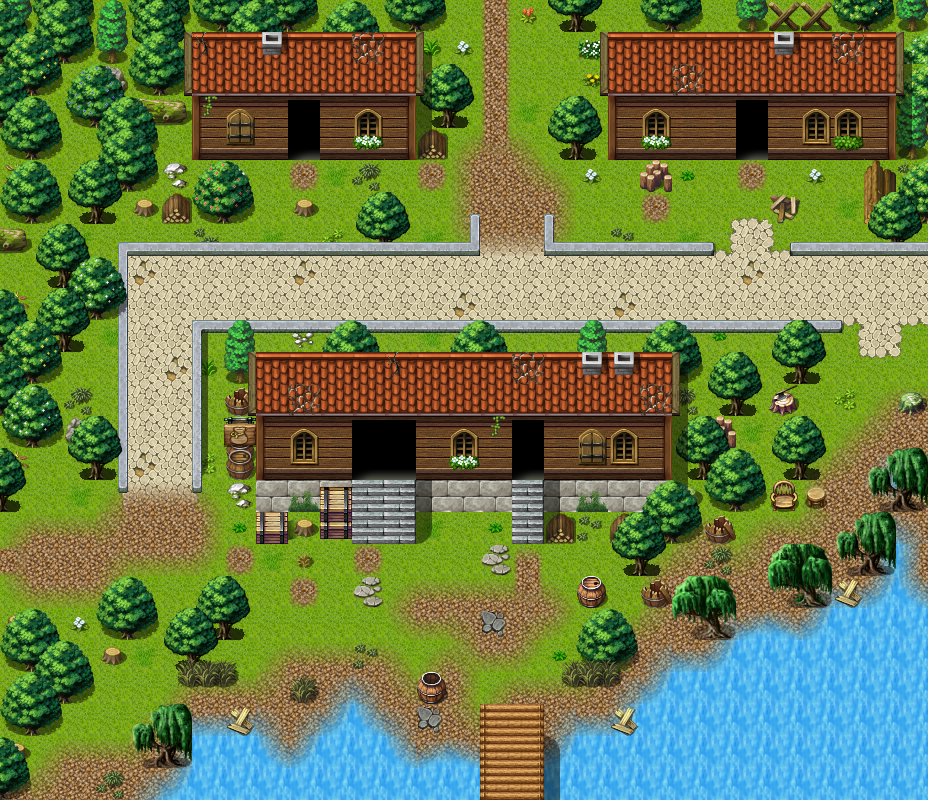

Rendered tile map (Tiled .tmx) drawn with the repository's tilesets; below, a short description and the map source with its tile grids summarised:
An orthogonal 29x25 tile map with 32x32 px tiles, 4 tile layers (Base, Ground, Objects, Above), 1 hidden layer not drawn, 70 tilesets and 12 objects (8x mapchange, 4x spawn).

<map version="1.10" tiledversion="1.11.2" orientation="orthogonal" renderorder="right-down" width="29" height="25" tilewidth="32" tileheight="32" infinite="0" nextlayerid="10" nextobjectid="13">
 <properties>
  <property name="outdoors" value="1" />
 </properties>
 <tileset firstgid="1" name="map_bed_1" tilewidth="32" tileheight="32" tilecount="160" columns="16">
  <image source="../drawable/map_bed_1.png" width="512" height="320" />
 </tileset>
 <tileset firstgid="161" name="map_border_1" tilewidth="32" tileheight="32" tilecount="128" columns="16">
  <image source="../drawable/map_border_1.png" width="512" height="256" />
 </tileset>
 <tileset firstgid="289" name="map_bridge_1" tilewidth="32" tileheight="32" tilecount="128" columns="16">
  <image source="../drawable/map_bridge_1.png" width="512" height="256" />
 </tileset>
 <tileset firstgid="417" name="map_bridge_2" tilewidth="32" tileheight="32" tilecount="128" columns="16">
  <image source="../drawable/map_bridge_2.png" width="512" height="256" />
 </tileset>
 <tileset firstgid="545" name="map_broken_1" tilewidth="32" tileheight="32" tilecount="128" columns="16">
  <image source="../drawable/map_broken_1.png" width="512" height="256" />
 </tileset>
 <tileset firstgid="673" name="map_cavewall_1" tilewidth="32" tileheight="32" tilecount="108" columns="18">
  <image source="../drawable/map_cavewall_1.png" width="576" height="192" />
 </tileset>
 <tileset firstgid="781" name="map_cavewall_2" tilewidth="32" tileheight="32" tilecount="108" columns="18">
  <image source="../drawable/map_cavewall_2.png" width="576" height="192" />
 </tileset>
 <tileset firstgid="889" name="map_cavewall_3" tilewidth="32" tileheight="32" tilecount="108" columns="18">
  <image source="../drawable/map_cavewall_3.png" width="576" height="192" />
 </tileset>
 <tileset firstgid="997" name="map_cavewall_4" tilewidth="32" tileheight="32" tilecount="108" columns="18">
  <image source="../drawable/map_cavewall_4.png" width="576" height="192" />
 </tileset>
 <tileset firstgid="1105" name="map_chair_table_1" tilewidth="32" tileheight="32" tilecount="128" columns="16">
  <image source="../drawable/map_chair_table_1.png" width="512" height="256" />
 </tileset>
 <tileset firstgid="1233" name="map_chair_table_2" tilewidth="32" tileheight="32" tilecount="128" columns="16">
  <image source="../drawable/map_chair_table_2.png" width="512" height="256" />
 </tileset>
 <tileset firstgid="1361" name="map_crate_1" tilewidth="32" tileheight="32" tilecount="128" columns="16">
  <image source="../drawable/map_crate_1.png" width="512" height="256" />
 </tileset>
 <tileset firstgid="1489" name="map_cupboard_1" tilewidth="32" tileheight="32" tilecount="128" columns="16">
  <image source="../drawable/map_cupboard_1.png" width="512" height="256" />
 </tileset>
 <tileset firstgid="1617" name="map_curtain_1" tilewidth="32" tileheight="32" tilecount="128" columns="16">
  <image source="../drawable/map_curtain_1.png" width="512" height="256" />
 </tileset>
 <tileset firstgid="1745" name="map_entrance_1" tilewidth="32" tileheight="32" tilecount="128" columns="16">
  <image source="../drawable/map_entrance_1.png" width="512" height="256" />
 </tileset>
 <tileset firstgid="1873" name="map_entrance_2" tilewidth="32" tileheight="32" tilecount="128" columns="16">
  <image source="../drawable/map_entrance_2.png" width="512" height="256" />
 </tileset>
 <tileset firstgid="2001" name="map_fence_1" tilewidth="32" tileheight="32" tilecount="128" columns="16">
  <image source="../drawable/map_fence_1.png" width="512" height="256" />
 </tileset>
 <tileset firstgid="2129" name="map_fence_2" tilewidth="32" tileheight="32" tilecount="128" columns="16">
  <image source="../drawable/map_fence_2.png" width="512" height="256" />
 </tileset>
 <tileset firstgid="2257" name="map_fence_3" tilewidth="32" tileheight="32" tilecount="128" columns="16">
  <image source="../drawable/map_fence_3.png" width="512" height="256" />
 </tileset>
 <tileset firstgid="2385" name="map_fence_4" tilewidth="32" tileheight="32" tilecount="128" columns="16">
  <image source="../drawable/map_fence_4.png" width="512" height="256" />
 </tileset>
 <tileset firstgid="2513" name="map_ground_1" tilewidth="32" tileheight="32" tilecount="128" columns="16">
  <image source="../drawable/map_ground_1.png" width="512" height="256" />
 </tileset>
 <tileset firstgid="2641" name="map_ground_2" tilewidth="32" tileheight="32" tilecount="128" columns="16">
  <image source="../drawable/map_ground_2.png" width="512" height="256" />
 </tileset>
 <tileset firstgid="2769" name="map_ground_3" tilewidth="32" tileheight="32" tilecount="128" columns="16">
  <image source="../drawable/map_ground_3.png" width="512" height="256" />
 </tileset>
 <tileset firstgid="2897" name="map_ground_4" tilewidth="32" tileheight="32" tilecount="128" columns="16">
  <image source="../drawable/map_ground_4.png" width="512" height="256" />
 </tileset>
 <tileset firstgid="3025" name="map_ground_5" tilewidth="32" tileheight="32" tilecount="128" columns="16">
  <image source="../drawable/map_ground_5.png" width="512" height="256" />
 </tileset>
 <tileset firstgid="3153" name="map_ground_6" tilewidth="32" tileheight="32" tilecount="128" columns="16">
  <image source="../drawable/map_ground_6.png" width="512" height="256" />
 </tileset>
 <tileset firstgid="3281" name="map_ground_7" tilewidth="32" tileheight="32" tilecount="128" columns="16">
  <image source="../drawable/map_ground_7.png" width="512" height="256" />
 </tileset>
 <tileset firstgid="3409" name="map_ground_8" tilewidth="32" tileheight="32" tilecount="128" columns="16">
  <image source="../drawable/map_ground_8.png" width="512" height="256" />
 </tileset>
 <tileset firstgid="3537" name="map_house_1" tilewidth="32" tileheight="32" tilecount="128" columns="16">
  <image source="../drawable/map_house_1.png" width="512" height="256" />
 </tileset>
 <tileset firstgid="3665" name="map_house_2" tilewidth="32" tileheight="32" tilecount="128" columns="16">
  <image source="../drawable/map_house_2.png" width="512" height="256" />
 </tileset>
 <tileset firstgid="3793" name="map_indoor_1" tilewidth="32" tileheight="32" tilecount="128" columns="16">
  <image source="../drawable/map_indoor_1.png" width="512" height="256" />
 </tileset>
 <tileset firstgid="3921" name="map_indoor_2" tilewidth="32" tileheight="32" tilecount="128" columns="16">
  <image source="../drawable/map_indoor_2.png" width="512" height="256" />
 </tileset>
 <tileset firstgid="4049" name="map_kitchen_1" tilewidth="32" tileheight="32" tilecount="128" columns="16">
  <image source="../drawable/map_kitchen_1.png" width="512" height="256" />
 </tileset>
 <tileset firstgid="4177" name="map_outdoor_1" tilewidth="32" tileheight="32" tilecount="128" columns="16">
  <image source="../drawable/map_outdoor_1.png" width="512" height="256" />
 </tileset>
 <tileset firstgid="4305" name="map_pillar_1" tilewidth="32" tileheight="32" tilecount="128" columns="16">
  <image source="../drawable/map_pillar_1.png" width="512" height="256" />
 </tileset>
 <tileset firstgid="4433" name="map_pillar_2" tilewidth="32" tileheight="32" tilecount="128" columns="16">
  <image source="../drawable/map_pillar_2.png" width="512" height="256" />
 </tileset>
 <tileset firstgid="4561" name="map_plant_1" tilewidth="32" tileheight="32" tilecount="128" columns="16">
  <image source="../drawable/map_plant_1.png" width="512" height="256" />
 </tileset>
 <tileset firstgid="4689" name="map_plant_2" tilewidth="32" tileheight="32" tilecount="128" columns="16">
  <image source="../drawable/map_plant_2.png" width="512" height="256" />
 </tileset>
 <tileset firstgid="4817" name="map_rock_1" tilewidth="32" tileheight="32" tilecount="128" columns="16">
  <image source="../drawable/map_rock_1.png" width="512" height="256" />
 </tileset>
 <tileset firstgid="4945" name="map_rock_2" tilewidth="32" tileheight="32" tilecount="128" columns="16">
  <image source="../drawable/map_rock_2.png" width="512" height="256" />
 </tileset>
 <tileset firstgid="5073" name="map_roof_1" tilewidth="32" tileheight="32" tilecount="128" columns="16">
  <image source="../drawable/map_roof_1.png" width="512" height="256" />
 </tileset>
 <tileset firstgid="5201" name="map_roof_2" tilewidth="32" tileheight="32" tilecount="128" columns="16">
  <image source="../drawable/map_roof_2.png" width="512" height="256" />
 </tileset>
 <tileset firstgid="5329" name="map_roof_3" tilewidth="32" tileheight="32" tilecount="128" columns="16">
  <image source="../drawable/map_roof_3.png" width="512" height="256" />
 </tileset>
 <tileset firstgid="5457" name="map_shop_1" tilewidth="32" tileheight="32" tilecount="128" columns="16">
  <image source="../drawable/map_shop_1.png" width="512" height="256" />
 </tileset>
 <tileset firstgid="5585" name="map_sign_ladder_1" tilewidth="32" tileheight="32" tilecount="128" columns="16">
  <image source="../drawable/map_sign_ladder_1.png" width="512" height="256" />
 </tileset>
 <tileset firstgid="5713" name="map_table_1" tilewidth="32" tileheight="32" tilecount="128" columns="16">
  <image source="../drawable/map_table_1.png" width="512" height="256" />
 </tileset>
 <tileset firstgid="5841" name="map_trail_1" tilewidth="32" tileheight="32" tilecount="128" columns="16">
  <image source="../drawable/map_trail_1.png" width="512" height="256" />
 </tileset>
 <tileset firstgid="5969" name="map_transition_1" tilewidth="32" tileheight="32" tilecount="128" columns="16">
  <image source="../drawable/map_transition_1.png" width="512" height="256" />
 </tileset>
 <tileset firstgid="6097" name="map_transition_2" tilewidth="32" tileheight="32" tilecount="128" columns="16">
  <image source="../drawable/map_transition_2.png" width="512" height="256" />
 </tileset>
 <tileset firstgid="6225" name="map_transition_3" tilewidth="32" tileheight="32" tilecount="128" columns="16">
  <image source="../drawable/map_transition_3.png" width="512" height="256" />
 </tileset>
 <tileset firstgid="6353" name="map_transition_4" tilewidth="32" tileheight="32" tilecount="128" columns="16">
  <image source="../drawable/map_transition_4.png" width="512" height="256" />
 </tileset>
 <tileset firstgid="6481" name="map_transition_5" tilewidth="32" tileheight="32" tilecount="128" columns="16">
  <image source="../drawable/map_transition_5.png" width="512" height="256" />
 </tileset>
 <tileset firstgid="6609" name="map_tree_1" tilewidth="32" tileheight="32" tilecount="128" columns="16">
  <image source="../drawable/map_tree_1.png" width="512" height="256" />
 </tileset>
 <tileset firstgid="6737" name="map_tree_2" tilewidth="32" tileheight="32" tilecount="128" columns="16">
  <image source="../drawable/map_tree_2.png" width="512" height="256" />
 </tileset>
 <tileset firstgid="6865" name="map_wall_1" tilewidth="32" tileheight="32" tilecount="128" columns="16">
  <image source="../drawable/map_wall_1.png" width="512" height="256" />
 </tileset>
 <tileset firstgid="6993" name="map_wall_2" tilewidth="32" tileheight="32" tilecount="120" columns="15">
  <image source="../drawable/map_wall_2.png" width="480" height="256" />
 </tileset>
 <tileset firstgid="7113" name="map_wall_3" tilewidth="32" tileheight="32" tilecount="120" columns="15">
  <image source="../drawable/map_wall_3.png" width="480" height="256" />
 </tileset>
 <tileset firstgid="7233" name="map_wall_4" tilewidth="32" tileheight="32" tilecount="120" columns="15">
  <image source="../drawable/map_wall_4.png" width="480" height="256" />
 </tileset>
 <tileset firstgid="7353" name="map_window_1" tilewidth="32" tileheight="32" tilecount="128" columns="16">
  <image source="../drawable/map_window_1.png" width="512" height="256" />
 </tileset>
 <tileset firstgid="7481" name="map_window_2" tilewidth="32" tileheight="32" tilecount="128" columns="16">
  <image source="../drawable/map_window_2.png" width="512" height="256" />
 </tileset>
 <tileset firstgid="7609" name="map_trail_1" tilewidth="32" tileheight="32" tilecount="128" columns="16">
  <image source="../drawable/map_trail_1.png" width="512" height="256" />
 </tileset>
 <tileset firstgid="7737" name="map_ground_2" tilewidth="32" tileheight="32" tilecount="128" columns="16">
  <image source="../drawable/map_ground_2.png" width="512" height="256" />
 </tileset>
 <tileset firstgid="7865" name="map_trail_1" tilewidth="32" tileheight="32" tilecount="128" columns="16">
  <image source="../drawable/map_trail_1.png" width="512" height="256" />
 </tileset>
 <tileset firstgid="7993" name="map_sign_ladder_1" tilewidth="32" tileheight="32" tilecount="128" columns="16">
  <image source="../drawable/map_sign_ladder_1.png" width="512" height="256" />
 </tileset>
 <tileset firstgid="8121" name="map_sign_ladder_1" tilewidth="32" tileheight="32" tilecount="128" columns="16">
  <image source="../drawable/map_sign_ladder_1.png" width="512" height="256" />
 </tileset>
 <tileset firstgid="8249" name="map_plant_3" tilewidth="32" tileheight="32" tilecount="128" columns="16">
  <image source="../drawable/map_plant_3.png" width="512" height="256" />
 </tileset>
 <tileset firstgid="8377" name="map_tree_3" tilewidth="32" tileheight="32" tilecount="544" columns="32">
  <image source="../drawable/map_tree_3.png" width="1024" height="544" />
 </tileset>
 <tileset firstgid="8921" name="map_crate_1" tilewidth="32" tileheight="32" tilecount="128" columns="16">
  <image source="../drawable/map_crate_1.png" width="512" height="256" />
 </tileset>
 <tileset firstgid="9049" name="map_brightport" tilewidth="32" tileheight="32" tilecount="112" columns="16">
  <image source="../drawable/map_brightport.png" width="512" height="224" />
 </tileset>
 <tileset firstgid="9161" name="map_trail_1" tilewidth="32" tileheight="32" tilecount="128" columns="16">
  <image source="../drawable/map_trail_1.png" width="512" height="256" />
 </tileset>
 <layer id="1" name="Base" width="29" height="25">
  <data>[725 cells, 54 non-empty, 3 distinct tile ids]</data>
 </layer>
 <layer id="2" name="Ground" width="29" height="25">
  <data>[725 cells, 716 non-empty, 46 distinct tile ids]</data>
 </layer>
 <layer id="3" name="Objects" width="29" height="25">
  <data>[725 cells, 399 non-empty, 108 distinct tile ids]</data>
 </layer>
 <layer id="4" name="Above" width="29" height="25">
  <data>[725 cells, 200 non-empty, 67 distinct tile ids]</data>
 </layer>
 <layer id="5" name="Walkable" width="29" height="25" visible="0">
  <data>[725 cells, 432 non-empty, 1 distinct tile ids]</data>
 </layer>
 <objectgroup id="6" name="Mapevents" visible="0">
  <object id="1" name="east" type="mapchange" x="896" y="256" width="32" height="224">
   <properties>
    <property name="map" value="brightport3" />
    <property name="place" value="west" />
   </properties>
  </object>
  <object id="2" name="north" type="mapchange" x="448" y="0" width="96" height="32">
   <properties>
    <property name="map" value="brightport2" />
    <property name="place" value="south" />
   </properties>
  </object>
  <object id="3" name="west" type="mapchange" x="0" y="512" width="32" height="96">
   <properties>
    <property name="map" value="waytobrightport20" />
    <property name="place" value="east" />
   </properties>
  </object>
  <object id="4" name="thievesguild" type="mapchange" x="352" y="448" width="64" height="32">
   <properties>
    <property name="map" value="brightport_thievesguild" />
    <property name="place" value="entrance" />
   </properties>
  </object>
  <object id="5" name="thievesguild1" type="mapchange" x="512" y="448" width="32" height="32">
   <properties>
    <property name="map" value="brightport_thievesguild" />
    <property name="place" value="entrance1" />
   </properties>
  </object>
  <object id="6" name="stanwick" type="mapchange" x="288" y="128" width="32" height="32">
   <properties>
    <property name="map" value="brightport_stanwick" />
    <property name="place" value="entrance" />
   </properties>
  </object>
  <object id="7" name="house" type="mapchange" x="736" y="128" width="32" height="32">
   <properties>
    <property name="map" value="brightport_house" />
    <property name="place" value="entrance" />
   </properties>
  </object>
  <object id="12" name="south" type="mapchange" x="480" y="768" width="64" height="32">
   <properties>
    <property name="map" value="waytobrightport17" />
    <property name="place" value="north" />
   </properties>
  </object>
 </objectgroup>
 <objectgroup id="7" name="Spawn" visible="0">
  <object id="8" name="brightportthieves1" type="spawn" x="416" y="512" width="96" height="32">
   <properties>
    <property name="spawngroup" value="brightportthieves1" />
   </properties>
  </object>
  <object id="9" name="brightportguard" type="spawn" x="64" y="512" width="64" height="32">
   <properties>
    <property name="spawngroup" value="brightportguard" />
   </properties>
  </object>
  <object id="10" name="brightportcitizen" type="spawn" x="288" y="256" width="224" height="64">
   <properties>
    <property name="spawngroup" value="brightportcitizen" />
   </properties>
  </object>
  <object id="11" name="brightportnpc2" type="spawn" x="768" y="480" width="32" height="32">
   <properties>
    <property name="spawngroup" value="brightportnpc2" />
   </properties>
  </object>
 </objectgroup>
 <objectgroup id="8" name="Keys" />
 <objectgroup id="9" name="Replace" />
</map>
